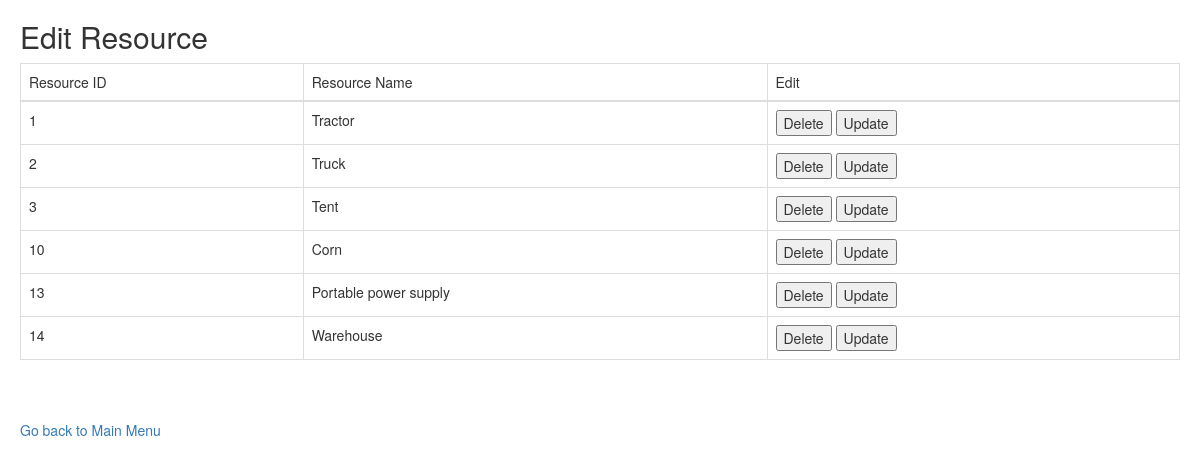
The app's page /App/update_resource.php (signed in) with its own data.
### tables this page shows
CREATE TABLE Resource(
          	ID int NOT NULL AUTO_INCREMENT,
          	owner_username varchar(30) NOT NULL,
          	name varchar(100) NOT NULL,
          	model varchar(30) NULL,
               lon decimal(10, 3) NOT NULL,
          	lat decimal(10, 3) NOT NULL,
          	primary_ESF_id int NOT NULL,
          	cost_dollar_amount decimal NOT NULL,
          	cost_denominator varchar(10) NOT NULL,
          	PRIMARY KEY (ID),
          	FOREIGN KEY (owner_username) REFERENCES User (username),
          	FOREIGN KEY (primary_ESF_id) REFERENCES ESF (ID),
               FOREIGN KEY (cost_denominator) REFERENCES Cost_Denominator (cost_denominator));

### App/update_resource.php (the view, shortened to what this page needs)
<?php
$connect = mysqli_connect("localhost", "team021", "team021", "cs6400_team021");
if (!empty($_SESSION['username'])) {
    $username = $_SESSION['username'];
}
else {
    header('Location: login.php');
    exit();
}
?>
<!DOCTYPE html>
<head xmlns="http://www.w3.org/1999/html">
    <link rel="stylesheet" href="https://maxcdn.bootstrapcdn.com/bootstrap/3.3.7/css/bootstrap.min.css" />
    <link rel="stylesheet" type="text/css" href="../css/mystyle.css">
</head>
<body>
<div id="container">
    <div id="header">
        <h2 class="text-left">Edit Resource</h2>
    </div>
    <div class="center_content">
        <table class="table table-hover table-bordered">
                        <thead>
                            <tr>
                                <td>Resource ID</td>
                                <td>Resource Name</td>
                                <td>Edit</td>
                            </tr>
                        </thead>
                        <?php
                        $query = "
                            SELECT
                                id,
                                name
                            FROM
                                Resource
                            WHERE
                            Resource.owner_username = '$username'
                        ";
                        $result = mysqli_query($connect, $query);
                        echo "<form method='post' action='update_resource.php'>";
                        while ($row = mysqli_fetch_array($result)){
                            print "<tr>";
                            print "<td>{$row['id']} </td>";
                            print "<td>{$row['name']}</td>";
                            $resource_id= $row['id'];
                            $resource_name= $row['name'];
                            print "<td>
                                            <input type='submit' name='delete[$resource_id]' value='Delete'>
                                            <input type='submit' name='update[$resource_id, $resource_name]' value='Update'>
                                   </td>";
                            print "</tr>";
                                 }
                        ?>
                    </table>
    </div>
</div>
<div id="footer">
    <a href="profile.php">Go back to Main Menu</a>
</div>
</body>
</html>

### css/mystyle.css (style rules this page uses)
.text-left { text-align: left; }
body { margin: 20px 20px 20px 20px; }

### records on screen
resource: ID "1", name "Tractor"
resource: ID "2", name "Truck"
resource: ID "3", name "Tent"
resource: ID "10", name "Corn"
resource: ID "13", name "Portable power supply"
resource: ID "14", name "Warehouse"
